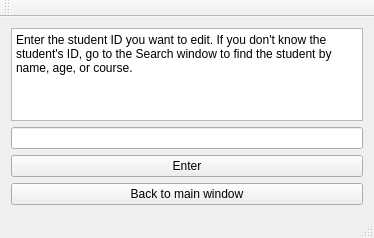
<?xml version="1.0" encoding="UTF-8"?>
<ui version="4.0">
 <class>editStudentWindowClass</class>
 <widget class="QMainWindow" name="editStudentWindowClass">
  <property name="geometry">
   <rect>
    <x>0</x>
    <y>0</y>
    <width>374</width>
    <height>238</height>
   </rect>
  </property>
  <property name="windowTitle">
   <string>Edit Student Window 1</string>
  </property>
  <widget class="QWidget" name="centralWidget">
   <layout class="QGridLayout" name="gridLayout">
    <item row="3" column="0">
     <widget class="QLineEdit" name="studentId"/>
    </item>
    <item row="4" column="0">
     <widget class="QPushButton" name="enterStudentId">
      <property name="text">
       <string>Enter</string>
      </property>
     </widget>
    </item>
    <item row="5" column="0">
     <widget class="QPushButton" name="mainWindow">
      <property name="text">
       <string>Back to main window</string>
      </property>
     </widget>
    </item>
    <item row="2" column="0">
     <widget class="QTextBrowser" name="info">
      <property name="html">
       <string>&lt;!DOCTYPE HTML PUBLIC &quot;-//W3C//DTD HTML 4.0//EN&quot; &quot;http://www.w3.org/TR/REC-html40/strict.dtd&quot;&gt;
&lt;html&gt;&lt;head&gt;&lt;meta name=&quot;qrichtext&quot; content=&quot;1&quot; /&gt;&lt;meta charset=&quot;utf-8&quot; /&gt;&lt;style type=&quot;text/css&quot;&gt;
p, li { white-space: pre-wrap; }
hr { height: 1px; border-width: 0; }
li.unchecked::marker { content: &quot;\2610&quot;; }
li.checked::marker { content: &quot;\2612&quot;; }
&lt;/style&gt;&lt;/head&gt;&lt;body style=&quot; font-family:'Segoe UI'; font-size:9pt; font-weight:400; font-style:normal;&quot;&gt;
&lt;p style=&quot; margin-top:12px; margin-bottom:12px; margin-left:0px; margin-right:0px; -qt-block-indent:0; text-indent:0px;&quot;&gt;Enter the student ID you want to edit. If you don't know the student's ID, go to the Search window to find the student by name, age, or course.&lt;/p&gt;&lt;/body&gt;&lt;/html&gt;</string>
      </property>
     </widget>
    </item>
   </layout>
  </widget>
  <widget class="QMenuBar" name="menuBar">
   <property name="geometry">
    <rect>
     <x>0</x>
     <y>0</y>
     <width>374</width>
     <height>21</height>
    </rect>
   </property>
  </widget>
  <widget class="QToolBar" name="mainToolBar">
   <attribute name="toolBarArea">
    <enum>TopToolBarArea</enum>
   </attribute>
   <attribute name="toolBarBreak">
    <bool>false</bool>
   </attribute>
  </widget>
  <widget class="QStatusBar" name="statusBar"/>
 </widget>
 <layoutdefault spacing="6" margin="11"/>
 <resources/>
 <connections/>
</ui>
